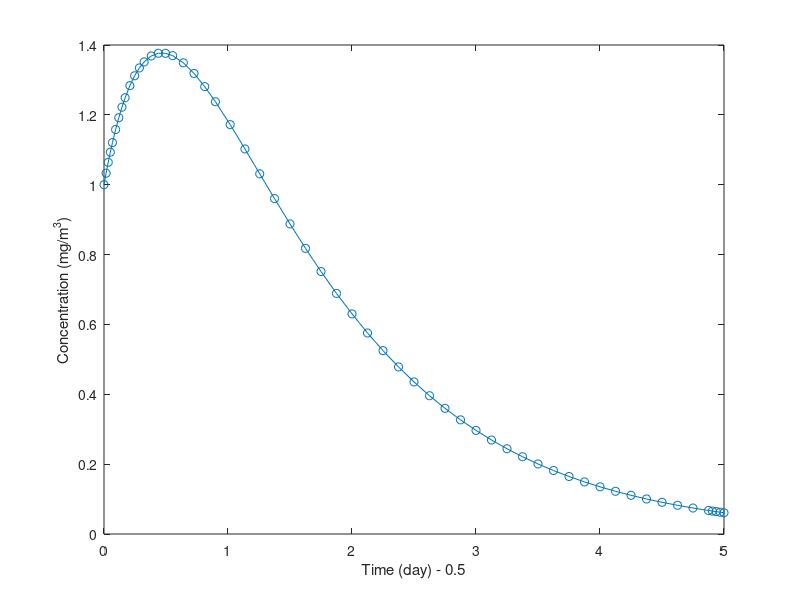

This figure's MATLAB source:
t_a = 0:0.25:6;
t_b = 0.5:0.25:6;
c_a = 4 * exp(-0.8 * t_a);
c_b = 4 * exp(-0.8 * (t_b - 0.5));

t_b = [0.49, t_b];
c_b = [0, c_b];
% initiating plot with labels
figure;
plot(t_a, c_a);
hold on;

plot(t_b, c_b);
xlabel('Time (day)');
ylabel('Concentration (mg/m^3)');
legend('Point A', 'Point B');
hold off;

% part b
[t, c] = ode45(@(t, c) 4 * exp(-0.8 * t) - 2 * c, [0, 5], 1);
plot(t, c, '-o');
xlabel('Time (day) - 0.5');
ylabel('Concentration (mg/m^3)');

